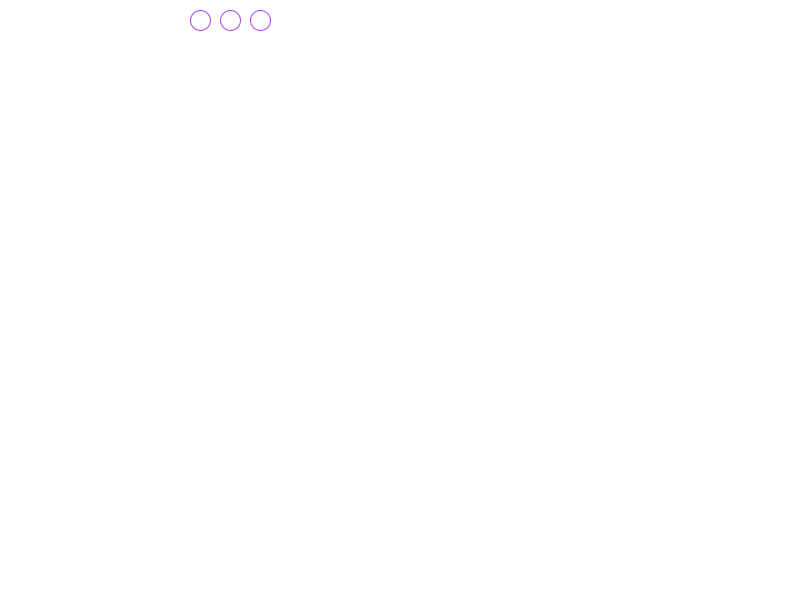
Frame 1 (no input)
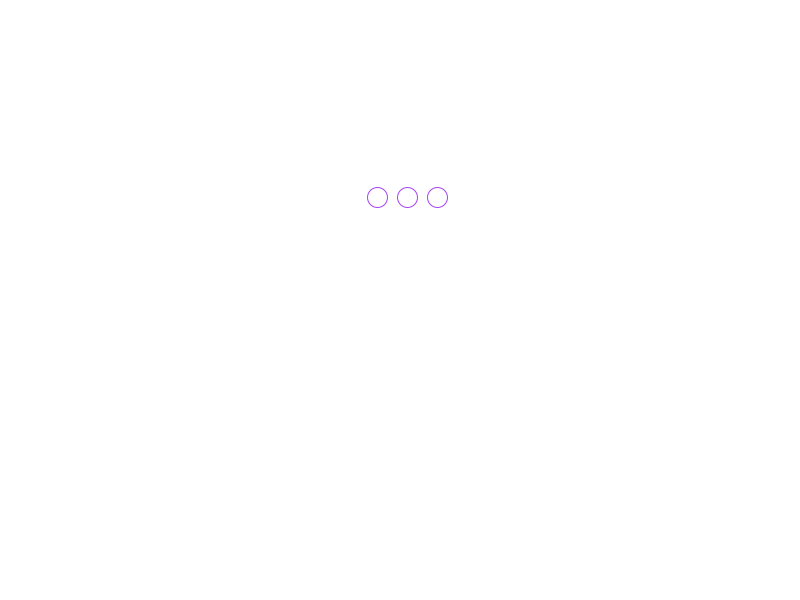
Frame 60 (the mouse pressed at the canvas centre just before this capture)
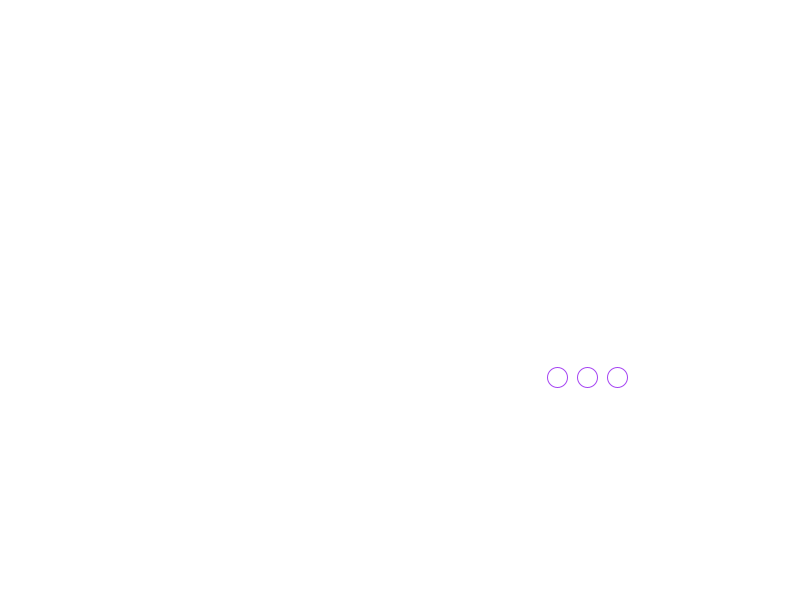
Frame 120 (the mouse held since frame 60 and released just before this capture)

The Processing sketch that drew these frames (run headless with seeded random() and noise(); from frame 60 on, the mouse is pressed at the canvas centre):

// Processing sketch: processing_161243
// ── processing_161243.pde

int x = 200;
int y = 20;
int xspeed = 3;
int yspeed = 3;
int r = int(random(255));
int g = int(random(255));
int b = int(random(255));

void setup() {
  size(800, 600);
 
}

void draw() {
  background(255);
   stroke(r,g,b); //add some color for fun
   int spacing;  
   for (spacing = 0; spacing <= 60; spacing+=30){
        ellipse(x+spacing, y, 20, 20);
   }
    if (x > width -  70 || x < 0) { // left and right walls
      xspeed = -xspeed; // go the other way
    }
    if (y > height || y < 0) { // top and bottom walls
      yspeed = -yspeed; // go the other way 
    }
   
  x+=xspeed; // this effectively moves them
  y+=yspeed;
}
